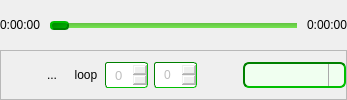
         <widget class="QFrame" name="playerControl_frame">
          <property name="enabled">
           <bool>true</bool>
          </property>
          <layout class="QHBoxLayout" name="horizontalLayout_7">
           <property name="spacing">
            <number>0</number>
           </property>
           <property name="leftMargin">
            <number>0</number>
           </property>
           <property name="topMargin">
            <number>0</number>
           </property>
           <property name="rightMargin">
            <number>0</number>
           </property>
           <property name="bottomMargin">
            <number>0</number>
           </property>
           <item>
            <layout class="QVBoxLayout" name="playerControl_HBox">
             <item>
              <widget class="QFrame" name="positionSlider_frame">
               <layout class="QHBoxLayout" name="horizontalLayout_8">
                <property name="spacing">
                 <number>0</number>
                </property>
                <property name="leftMargin">
                 <number>0</number>
                </property>
                <property name="topMargin">
                 <number>0</number>
                </property>
                <property name="rightMargin">
                 <number>0</number>
                </property>
                <property name="bottomMargin">
                 <number>0</number>
                </property>
                <item>
                 <layout class="QHBoxLayout" name="horizontalLayout_4">
                  <property name="spacing">
                   <number>10</number>
                  </property>
                  <item>
                   <widget class="QLabel" name="currTimeLbl">
                    <property name="minimumSize">
                     <size>
                      <width>40</width>
                      <height>0</height>
                     </size>
                    </property>
                    <property name="maximumSize">
                     <size>
                      <width>40</width>
                      <height>16777215</height>
                     </size>
                    </property>
                    <property name="toolTip">
                     <string>&lt;html&gt;&lt;head/&gt;&lt;body&gt;&lt;p&gt;&lt;span style=&quot; font-size:10pt;&quot;&gt;Текущая позиция трека&lt;/span&gt;&lt;/p&gt;&lt;/body&gt;&lt;/html&gt;</string>
                    </property>
                    <property name="text">
                     <string>0:00:00</string>
                    </property>
                   </widget>
                  </item>
                  <item>
                   <widget class="QSlider" name="timeLine">
                    <property name="enabled">
                     <bool>false</bool>
                    </property>
                    <property name="sizePolicy">
                     <sizepolicy hsizetype="Expanding" vsizetype="Fixed">
                      <horstretch>0</horstretch>
                      <verstretch>0</verstretch>
                     </sizepolicy>
                    </property>
                    <property name="minimumSize">
                     <size>
                      <width>0</width>
                      <height>0</height>
                     </size>
                    </property>
                    <property name="palette">
                     <palette>
                      <active/>
                      <inactive/>
                      <disabled/>
                     </palette>
                    </property>
                    <property name="autoFillBackground">
                     <bool>false</bool>
                    </property>
                    <property name="styleSheet">
                     <string notr="true">QSlider::groove:horizontal 
{
    border: 0px outset #008000;
	border-radius: 3px;
    height: 5px; 
    background: qlineargradient(x1:0, y1:0, x2:0, y2:1, stop:0 #63c143, stop:1 #75e550);
    margin: -1px 0;
	margin-top: 1.7px 0;
}

QSlider::handle:horizontal 
{
    background: qlineargradient(x1:0, y1:0, x2:1, y2:1, stop:0 #008000, stop:1 #00b600);
    border: 1.5px outset #008000;
    width: 15px;
    margin: -2px 0;
    border-radius: 4px;
}
</string>
                    </property>
                    <property name="tracking">
                     <bool>true</bool>
                    </property>
                    <property name="orientation">
                     <enum>Qt::Horizontal</enum>
                    </property>
                   </widget>
                  </item>
                  <item>
                   <widget class="QLabel" name="totalTimeLbl">
                    <property name="minimumSize">
                     <size>
                      <width>40</width>
                      <height>0</height>
                     </size>
                    </property>
                    <property name="maximumSize">
                     <size>
                      <width>40</width>
                      <height>16777215</height>
                     </size>
                    </property>
                    <property name="toolTip">
                     <string>&lt;html&gt;&lt;head/&gt;&lt;body&gt;&lt;p&gt;&lt;span style=&quot; font-size:10pt;&quot;&gt;Продолжительность трека&lt;/span&gt;&lt;/p&gt;&lt;/body&gt;&lt;/html&gt;</string>
                    </property>
                    <property name="text">
                     <string>0:00:00</string>
                    </property>
                   </widget>
                  </item>
                 </layout>
                </item>
               </layout>
              </widget>
             </item>
             <item>
              <widget class="QFrame" name="horizontal_frame">
               <property name="enabled">
                <bool>true</bool>
               </property>
               <property name="minimumSize">
                <size>
                 <width>224</width>
                 <height>0</height>
                </size>
               </property>
               <property name="frameShape">
                <enum>QFrame::StyledPanel</enum>
               </property>
               <property name="frameShadow">
                <enum>QFrame::Raised</enum>
               </property>
               <layout class="QHBoxLayout" name="horizontalLayout_5">
                <property name="leftMargin">
                 <number>0</number>
                </property>
                <property name="topMargin">
                 <number>0</number>
                </property>
                <property name="rightMargin">
                 <number>0</number>
                </property>
                <property name="bottomMargin">
                 <number>0</number>
                </property>
                <item>
                 <widget class="QToolButton" name="stop_btn">
                  <property name="minimumSize">
                   <size>
                    <width>30</width>
                    <height>30</height>
                   </size>
                  </property>
                  <property name="maximumSize">
                   <size>
                    <width>30</width>
                    <height>30</height>
                   </size>
                  </property>
                  <property name="toolTip">
                   <string/>
                  </property>
                  <property name="styleSheet">
                   <string notr="true">QToolButton 
{
     border: 0px outset #8f8f91;
	 border-color: rgb(0, 128, 0);
     border-radius: 6px;
     background-color: rgba(255, 255, 255, 0);
     min-width: 30px;
	 min-height: 30px;
 }

 QToolButton:pressed 
{
     background-color: qlineargradient(x1: 0, y1: 0, x2: 0, y2: 1,
                                       stop: 0 rgba(218, 219, 222, 50), stop: 1 rgba(246, 247, 250, 50););
 }

 QToolButton:flat 
{
     border: none; 
 }

QToolButton:hover 
{
	 border: 1px outset #8f8f91;
	 border-color: rgb(0, 128, 0);
}

 QToolButton:default
 {
     border-color: navy;
	
	background-color: rgba(255, 255, 255, 0);
 }</string>
                  </property>
                  <property name="text">
                   <string/>
                  </property>
                  <property name="icon">
                   <iconset resource="SoundAround.qrc">
                    <normaloff>:/SoundAround/images/stop-48.png</normaloff>:/SoundAround/images/stop-48.png</iconset>
                  </property>
                  <property name="iconSize">
                   <size>
                    <width>25</width>
                    <height>24</height>
                   </size>
                  </property>
                  <property name="toolButtonStyle">
                   <enum>Qt::ToolButtonFollowStyle</enum>
                  </property>
                  <property name="autoRaise">
                   <bool>true</bool>
                  </property>
                 </widget>
                </item>
                <item>
                 <widget class="QToolButton" name="playPause_btn">
                  <property name="sizePolicy">
                   <sizepolicy hsizetype="Fixed" vsizetype="Fixed">
                    <horstretch>0</horstretch>
                    <verstretch>0</verstretch>
                   </sizepolicy>
                  </property>
                  <property name="minimumSize">
                   <size>
                    <width>30</width>
                    <height>30</height>
                   </size>
                  </property>
                  <property name="maximumSize">
                   <size>
                    <width>30</width>
                    <height>30</height>
                   </size>
                  </property>
                  <property name="styleSheet">
                   <string notr="true">QToolButton 
{
     border: 0px outset #8f8f91;
	 border-color: rgb(0, 128, 0);
     border-radius: 6px;
     background-color: rgba(255, 255, 255, 0);
     min-width: 30px;
	 min-height: 30px;
 }

 QToolButton:pressed 
{
     background-color: qlineargradient(x1: 0, y1: 0, x2: 0, y2: 1,
                                       stop: 0 rgba(218, 219, 222, 50), stop: 1 rgba(246, 247, 250, 50););
 }

 QToolButton:flat 
{
     border: none; 
 }

QToolButton:hover 
{
	 border: 1px outset #8f8f91;
	 border-color: rgb(0, 128, 0);
}

 QToolButton:default
 {
      border: 0px outset #8f8f91;
	 border-color: rgb(0, 128, 0);
	
	background-color: rgba(255, 255, 255, 0);
 }</string>
                  </property>
                  <property name="text">
                   <string>...</string>
                  </property>
                  <property name="icon">
                   <iconset resource="SoundAround.qrc">
                    <normaloff>:/SoundAround/images/play-6-48.png</normaloff>
                    <activeon>:/SoundAround/images/pause-48.png</activeon>:/SoundAround/images/play-6-48.png</iconset>
                  </property>
                  <property name="iconSize">
                   <size>
                    <width>24</width>
                    <height>24</height>
                   </size>
                  </property>
                  <property name="checkable">
                   <bool>false</bool>
                  </property>
                  <property name="toolButtonStyle">
                   <enum>Qt::ToolButtonFollowStyle</enum>
                  </property>
                  <property name="autoRaise">
                   <bool>true</bool>
                  </property>
                 </widget>
                </item>
                <item>
                 <widget class="QToolButton" name="loopBtn">
                  <property name="minimumSize">
                   <size>
                    <width>26</width>
                    <height>26</height>
                   </size>
                  </property>
                  <property name="maximumSize">
                   <size>
                    <width>26</width>
                    <height>26</height>
                   </size>
                  </property>
                  <property name="toolTip">
                   <string>&lt;html&gt;&lt;head/&gt;&lt;body&gt;&lt;p&gt;&lt;span style=&quot; font-size:10pt;&quot;&gt;Зациклить&lt;/span&gt;&lt;/p&gt;&lt;/body&gt;&lt;/html&gt;</string>
                  </property>
                  <property name="styleSheet">
                   <string notr="true">
QToolButton:hover 
{
	 border: 1px outset #8f8f91;
border-radius: 5px;
	 border-color: rgb(0, 128, 0);
}</string>
                  </property>
                  <property name="text">
                   <string>loop</string>
                  </property>
                  <property name="icon">
                   <iconset resource="SoundAround.qrc">
                    <normaloff>:/SoundAround/images/loop-32.png</normaloff>:/SoundAround/images/loop-32.png</iconset>
                  </property>
                  <property name="iconSize">
                   <size>
                    <width>20</width>
                    <height>20</height>
                   </size>
                  </property>
                  <property name="checkable">
                   <bool>true</bool>
                  </property>
                  <property name="autoRaise">
                   <bool>true</bool>
                  </property>
                 </widget>
                </item>
                <item>
                 <widget class="QSpinBox" name="pauseRangeStart">
                  <property name="enabled">
                   <bool>false</bool>
                  </property>
                  <property name="minimumSize">
                   <size>
                    <width>43</width>
                    <height>0</height>
                   </size>
                  </property>
                  <property name="maximumSize">
                   <size>
                    <width>16777215</width>
                    <height>26</height>
                   </size>
                  </property>
                  <property name="palette">
                   <palette>
                    <active/>
                    <inactive/>
                    <disabled/>
                   </palette>
                  </property>
                  <property name="font">
                   <font>
                    <pointsize>10</pointsize>
                   </font>
                  </property>
                  <property name="toolTip">
                   <string>&lt;html&gt;&lt;head/&gt;&lt;body&gt;&lt;p&gt;&lt;span style=&quot; font-size:10pt;&quot;&gt;Пауза перед повторным воспроизведением трека.&lt;/span&gt;&lt;/p&gt;&lt;p&gt;&lt;span style=&quot; font-size:10pt;&quot;&gt;Начальное значение (сек.)&lt;/span&gt;&lt;/p&gt;&lt;/body&gt;&lt;/html&gt;</string>
                  </property>
                  <property name="styleSheet">
                   <string notr="true">QSpinBox 
{
    border: 2px inset #909090;
    border-radius: 3px;
	border-width: 1px;
	border-color: rgb(0, 128, 0);
    padding: 1px 1px 1px 1px;
    min-width: 3em;
}
</string>
                  </property>
                  <property name="frame">
                   <bool>true</bool>
                  </property>
                  <property name="alignment">
                   <set>Qt::AlignCenter</set>
                  </property>
                  <property name="buttonSymbols">
                   <enum>QAbstractSpinBox::UpDownArrows</enum>
                  </property>
                 </widget>
                </item>
                <item>
                 <widget class="QSpinBox" name="pauseRangeEnd">
                  <property name="enabled">
                   <bool>false</bool>
                  </property>
                  <property name="minimumSize">
                   <size>
                    <width>43</width>
                    <height>26</height>
                   </size>
                  </property>
                  <property name="maximumSize">
                   <size>
                    <width>16777215</width>
                    <height>26</height>
                   </size>
                  </property>
                  <property name="palette">
                   <palette>
                    <active/>
                    <inactive/>
                    <disabled/>
                   </palette>
                  </property>
                  <property name="font">
                   <font>
                    <pointsize>9</pointsize>
                   </font>
                  </property>
                  <property name="toolTip">
                   <string>&lt;html&gt;&lt;head/&gt;&lt;body&gt;&lt;p&gt;&lt;span style=&quot; font-size:10pt;&quot;&gt;Пауза перед повторным воспроизведением трека.&lt;/span&gt;&lt;/p&gt;&lt;p&gt;&lt;span style=&quot; font-size:10pt;&quot;&gt;Конечное значение (сек.)&lt;/span&gt;&lt;/p&gt;&lt;/body&gt;&lt;/html&gt;</string>
                  </property>
                  <property name="styleSheet">
                   <string notr="true">QSpinBox 
{
    border: 2px inset #909090;
    border-radius: 3px;
	border-width: 1px;
	border-color: rgb(0, 128, 0);
    padding: 1px 1px 1px 1px;
    min-width: 3em;
}

QSpinBox:hover
{
	border-syle: outset;
}
</string>
                  </property>
                  <property name="frame">
                   <bool>true</bool>
                  </property>
                  <property name="alignment">
                   <set>Qt::AlignCenter</set>
                  </property>
                  <property name="buttonSymbols">
                   <enum>QAbstractSpinBox::UpDownArrows</enum>
                  </property>
                 </widget>
                </item>
                <item>
                 <spacer name="horizontalSpacer_2">
                  <property name="orientation">
                   <enum>Qt::Horizontal</enum>
                  </property>
                  <property name="sizeHint" stdset="0">
                   <size>
                    <width>40</width>
                    <height>20</height>
                   </size>
                  </property>
                 </spacer>
                </item>
                <item>
                 <widget class="QFrame" name="tags_frame">
                  <property name="enabled">
                   <bool>true</bool>
                  </property>
                  <layout class="QHBoxLayout" name="horizontalLayout_3">
                   <property name="leftMargin">
                    <number>0</number>
                   </property>
                   <property name="topMargin">
                    <number>0</number>
                   </property>
                   <property name="rightMargin">
                    <number>0</number>
                   </property>
                   <property name="bottomMargin">
                    <number>0</number>
                   </property>
                   <item>
                    <widget class="QComboBox" name="tags_CBox">
                     <property name="minimumSize">
                      <size>
                       <width>103</width>
                       <height>26</height>
                      </size>
                     </property>
                     <property name="maximumSize">
                      <size>
                       <width>16777215</width>
                       <height>26</height>
                      </size>
                     </property>
                     <property name="palette">
                      <palette>
                       <active>
                        <colorrole role="Button">
                         <brush brushstyle="SolidPattern">
                          <color alpha="255">
                           <red>240</red>
                           <green>255</green>
                           <blue>240</blue>
                          </color>
                         </brush>
                        </colorrole>
                        <colorrole role="Base">
                         <brush brushstyle="SolidPattern">
                          <color alpha="255">
                           <red>240</red>
                           <green>255</green>
                           <blue>240</blue>
                          </color>
                         </brush>
                        </colorrole>
                        <colorrole role="Window">
                         <brush brushstyle="SolidPattern">
                          <color alpha="255">
                           <red>240</red>
                           <green>255</green>
                           <blue>240</blue>
                          </color>
                         </brush>
                        </colorrole>
                        <colorrole role="Highlight">
                         <brush brushstyle="SolidPattern">
                          <color alpha="255">
                           <red>169</red>
                           <green>169</green>
                           <blue>169</blue>
                          </color>
                         </brush>
                        </colorrole>
                       </active>
                       <inactive>
                        <colorrole role="Button">
                         <brush brushstyle="SolidPattern">
                          <color alpha="255">
                           <red>240</red>
                           <green>255</green>
                           <blue>240</blue>
                          </color>
                         </brush>
                        </colorrole>
                        <colorrole role="Base">
                         <brush brushstyle="SolidPattern">
                          <color alpha="255">
                           <red>240</red>
                           <green>255</green>
                           <blue>240</blue>
                          </color>
                         </brush>
                        </colorrole>
                        <colorrole role="Window">
                         <brush brushstyle="SolidPattern">
                          <color alpha="255">
                           <red>240</red>
                           <green>255</green>
                           <blue>240</blue>
                          </color>
                         </brush>
                        </colorrole>
                        <colorrole role="Highlight">
                         <brush brushstyle="SolidPattern">
                          <color alpha="255">
                           <red>169</red>
                           <green>169</green>
                           <blue>169</blue>
                          </color>
                         </brush>
                        </colorrole>
                       </inactive>
                       <disabled>
                        <colorrole role="Button">
                         <brush brushstyle="SolidPattern">
                          <color alpha="255">
                           <red>240</red>
                           <green>255</green>
                           <blue>240</blue>
                          </color>
                         </brush>
                        </colorrole>
                        <colorrole role="Base">
                         <brush brushstyle="SolidPattern">
                          <color alpha="255">
                           <red>240</red>
                           <green>255</green>
                           <blue>240</blue>
                          </color>
                         </brush>
                        </colorrole>
                        <colorrole role="Window">
                         <brush brushstyle="SolidPattern">
                          <color alpha="255">
                           <red>240</red>
                           <green>255</green>
                           <blue>240</blue>
                          </color>
                         </brush>
                        </colorrole>
                        <colorrole role="Highlight">
                         <brush brushstyle="SolidPattern">
                          <color alpha="255">
                           <red>169</red>
                           <green>169</green>
                           <blue>169</blue>
                          </color>
                         </brush>
                        </colorrole>
                       </disabled>
                      </palette>
                     </property>
                     <property name="font">
                      <font>
                       <pointsize>10</pointsize>
                      </font>
                     </property>
                     <property name="toolTip">
                      <string>&lt;html&gt;&lt;head/&gt;&lt;body&gt;&lt;p&gt;&lt;span style=&quot; font-size:10pt;&quot;&gt;Фильтр по тегам&lt;/span&gt;&lt;/p&gt;&lt;/body&gt;&lt;/html&gt;</string>
                     </property>
                     <property name="styleSheet">
                      <string notr="true">QComboBox 
{
    border: 2px inset #909090;
    border-radius: 6px;
	border-color: rgb(0, 128, 0);
    padding: 1px 18px 1px 3px;
    min-width: 6em;
	background-color: rgb(240, 255, 240);
    selection-background-color: darkgray;
}

QComboBox:hover
{
	border-style: outset;
}

QComboBox:!editable, QComboBox::drop-down:editable 
{
     background: qlineargradient(x1: 0, y1: 0, x2: 0, y2: 1,
                                 stop: 0 #E1E1E1, stop: 0.4 #DDDDDD,
                                 stop: 0.5 #D8D8D8, stop: 1.0 #D3D3D3);
}

QComboBox:!editable:on, QComboBox::drop-down:editable:on 
{
    background: qlineargradient(x1: 0, y1: 0, x2: 0, y2: 1,
                                stop: 0 #D3D3D3, stop: 0.4 #D8D8D8,
                                stop: 0.5 #DDDDDD, stop: 1.0 #E1E1E1);
}

QComboBox:on 
{
    padding-top: 3px;
    padding-left: 4px;
}

QComboBox::drop-down 
{
    subcontrol-origin: padding;
    subcontrol-position: top right;
    width: 15px;

    border-left-width: 1px;
    border-left-color: darkgray;
    border-left-style: solid;
    border-top-right-radius: 3px;
    border-bottom-right-radius: 3px;
}

QComboBox::down-arrow 
{
	image: url(:/SoundAround/images/arrow-216-12.png);
}

QComboBox::down-arrow:on 
{
    top: 1px;
    left: 1px;
}</string>
                     </property>
                     <property name="editable">
                      <bool>true</bool>
                     </property>
                     <property name="sizeAdjustPolicy">
                      <enum>QComboBox::AdjustToContents</enum>
                     </property>
                    </widget>
                   </item>
                  </layout>
                 </widget>
                </item>
               </layout>
              </widget>
             </item>
            </layout>
           </item>
          </layout>
         </widget>
